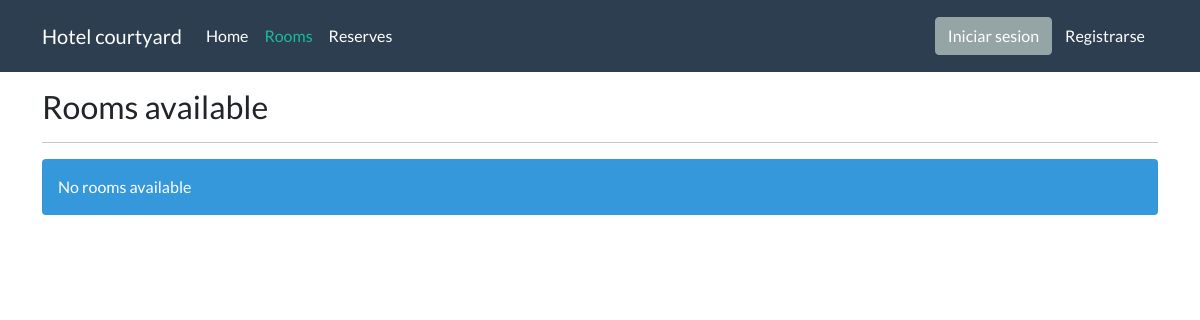
Before: /rooms with the older database file.
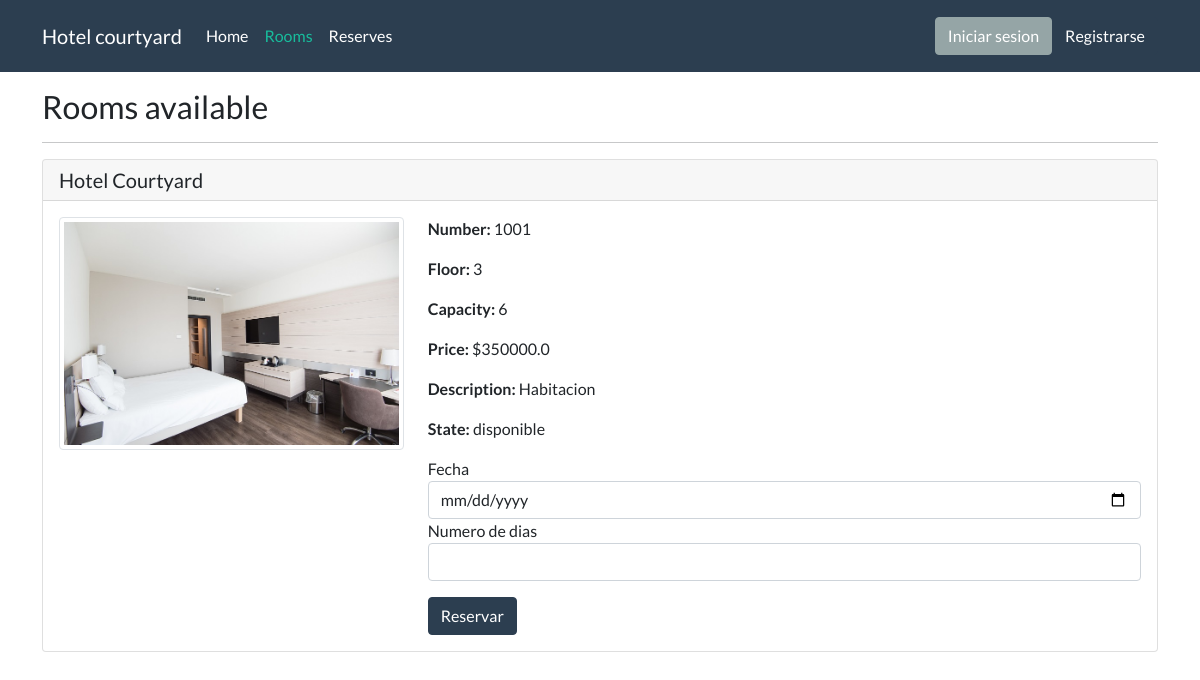
After: the same page with the newer database file.
### app.py (models this page shows)
class Habitacion(db.Model):
    id = db.Column(db.Integer, primary_key=True)
    hotel_id = db.Column(db.Integer, db.ForeignKey('hotel.id'))
    piso = db.Column(db.Integer)
    precio = db.Column(db.Integer)
    descripcion = db.Column(db.String)
    estado = db.Column(db.String)
    numero = db.Column(db.Integer)
    capacidad = db.Column(db.Integer)
    id_tarjeta_llave = db.Column(db.Integer)

### app.py (the view)
@app.route('/rooms')
def getrooms():
    rooms = Habitacion.query.filter_by(estado='disponible').all()
    return render_template('rooms.html', rooms=rooms)

### templates/rooms.html (shortened to what this page needs)
{% extends './layout.html' %}
{% block classrooms %}active{% endblock %}
{% block body %}
    <h3 class="mt-3">Rooms available</h3>
    <hr>
    {% if rooms|length > 0 %}
        {% for room in rooms %}
            <div class="card">
                <h5 class="card-header">Hotel Courtyard</h5>
                <div class="card-body">
                    <div class="row">
                        <div class="col-md-4">
                            <img src="/static/images/rooms/room1.jpg" alt="" class="img-thumbnail">
                        </div>
                        <div class="col-md-8">
                            <p><strong>Number: </strong>{{room.numero}}</p>
                            <p><strong>Floor: </strong>{{room.piso}}</p>
                            <p><strong>Capacity: </strong>{{room.capacidad}}</p>
                            <p><strong>Price: </strong>${{room.precio}}</p>
                            <p><strong>Description: </strong>{{room.descripcion}}</p>
                            <p><strong>State: </strong>{{room.estado}}</p>
                            <form action="/reserve" method="POST">
                                <div class="form-group">
                                    <label for="">Fecha</label>
                                    <input type="date" name="fecha" class="form-control">
                                </div>
                                <div class="form-group">
                                    <label for="">Numero de dias</label>
                                    <input type="number" name="dias" class="form-control" id="">
                                </div>
                                <button type="submit" class="btn btn-primary mt-3">Reservar</button>
                            </form>
                        </div>
                    </div>
                </div>
            </div>
        {% endfor %}
    {% else %}
        <div>
            <p class="alert alert-info">No rooms available</p>
        </div>
    {% endif %}
{%endblock%}

### templates/layout.html (shortened to what this page needs)
<!DOCTYPE html>
<html lang="en">
<head>
    <link rel="stylesheet" href="{{ url_for('static', filename='css/bootstrap.css') }}">
</head>
<body>
    <nav class="navbar navbar-expand-lg navbar-dark bg-primary">
        <div class="container">
            <a class="navbar-brand" href="/">Hotel courtyard</a>
            <div class="collapse navbar-collapse" id="navbarColor01">
                <ul class="navbar-nav me-auto">
                    <li class="nav-item">
                        <a class="nav-link {%block classhome%}{% endblock %}" href="/">Home
                        </a>
                    </li>
                    <li class="nav-item">
                        <a class="nav-link {%block classrooms%}{% endblock %}" href="/rooms">Rooms</a>
                    </li>
                    <li class="nav-item">
                        <a class="nav-link {%block classreserves%}{% endblock %}" href="/reserves">Reserves</a>
                    </li>
                </ul>
                <div class="d-flex">
                    {% if session['username'] %}
                        <ul class="navbar-nav me-auto">
                            <li class="nav-item dropdown">
                                <a class="nav-link dropdown-toggle" data-bs-toggle="dropdown" href="#" role="button" aria-haspopup="true" aria-expanded="false">{{session['username']}}</a>
                                <div class="dropdown-menu">
                                    {% if session['role'] == 1 %}
                                        <a class="dropdown-item" href="/admin">Administrar</a>
                                    {% endif %}
                                    <a class="dropdown-item" href="/logout">Cerrar sesion</a>
                                </div>
                            </li>
                        </ul>
                    {% else %}
                        <a class="btn btn-secondary my-2 my-sm-0" href="/login">Iniciar sesion</a>
                        <a class="btn btn-primary my-2 my-sm-0" href="/register">Registrarse</a>
                    {% endif %}
                </div>
            </div>
        </div>
    </nav>
    <div class="container">
        {% block body %}
        {% endblock %}
    </div>
</body>
</html>

Changed rows visible on the page:
added Habitacion: numero "1001", piso "3", capacidad "6", precio "350000.0", descripcion "Habitacion", estado "disponible"
Other visible differences:
text no longer shown: "No rooms available"
